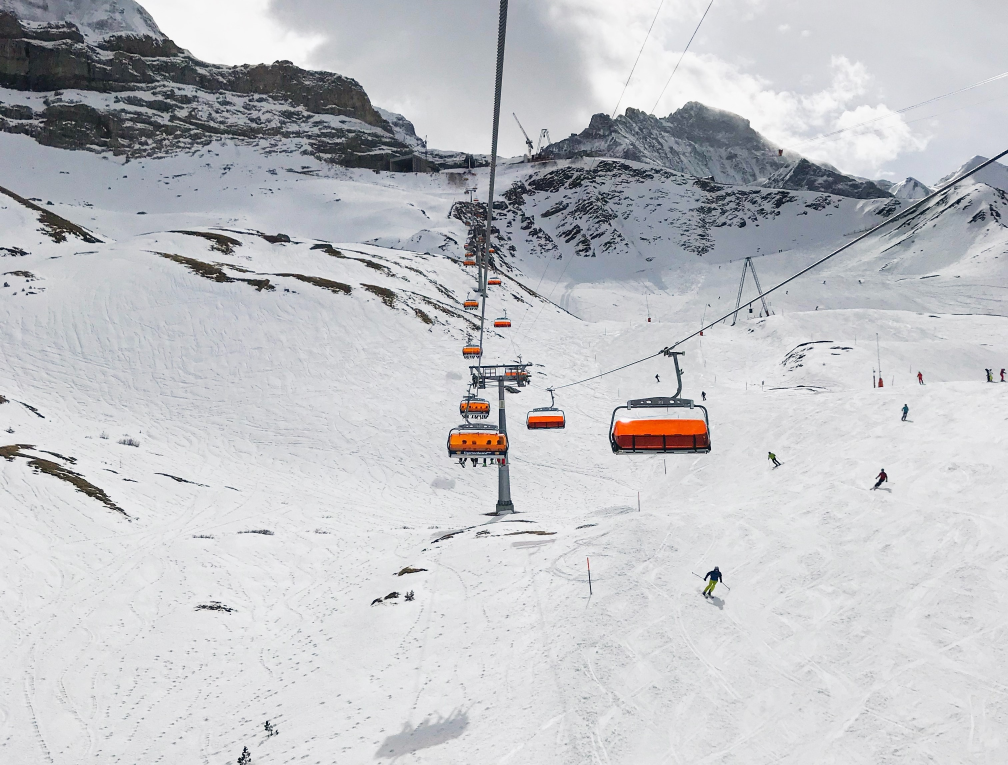
#> input picture img/captreo.jpg, 3023 x 2294 px (shown at 1/3 size)
$ python -i seam_carving.py   (imports and definitions only)
#> lines starting #> are read from the running program, lines starting #| are printed output that depends on the picture
#> further down, picture is the input picture: shape (2294, 3023, 3); mean B, G, R 198.6, 194.9, 193.7
import cv2
import imageio
import imutils
import pygame
import matplotlib.pyplot as plt
import numpy as np
from scipy import ndimage as ndi
from tqdm import tqdm
from numba import jit

REMOVAL_SEAM_COLOR = np.array([0, 0, 255])  # Color of seam when visualizing
INSERTED_SEAM_COLOR = np.array([0, 255, 0])  # Color of seam when visualizing

class SeamCarving:
    def __init__(self, img):
        self.img = img
        self.new_img = img.copy()
        self.isgray = len(img.shape) == 2
#> self.isgray = False
        self.sliders = []
        self.u_kernel = np.array([[0., 0., 0.], [0., 0., 0.], [1., 0., -1.]], dtype=np.float64)
        self.l_kernel = np.array([[0., 0., 0.], [0., 0., 1.], [0., -1., 0.]], dtype=np.float64)
        self.r_kernel = np.array([[0., 0., 0.], [1., 0., 0.], [0., -1., 0.]], dtype=np.float64)

    # [289 lines left out: functions gen_emap, calc_backward_emap, calc_forward_emap, calc_forward_diff, get_minimum_seam, remove_seam and 6 more, not called in this run]

    def get_mask(self, desc='Seam Carving'):
        """
        This function display image for user to choose areas which they want to apply mask.
        Args:
            img (np.array h.w.c): an image
        Returns:
            mask (np.array h.w): 2D mask (mask in {0, 255})
        """
#> called with desc = 'Seam Carving'
        pygame.init()

        h, w = self.img.shape[0:2]
#> h = 2294; w = 3023
        k = h / w
#> k = 0.759
        win_w = 1000
        temp_img = 0
        if self.isgray:
            temp_img = cv2.cvtColor(cv2.resize(self.img, (int(win_w), int(win_w*k))), cv2.COLOR_GRAY2RGB)
        else:
            temp_img = cv2.cvtColor(cv2.resize(self.img, (int(win_w), int(win_w*k))), cv2.COLOR_BGR2RGB)
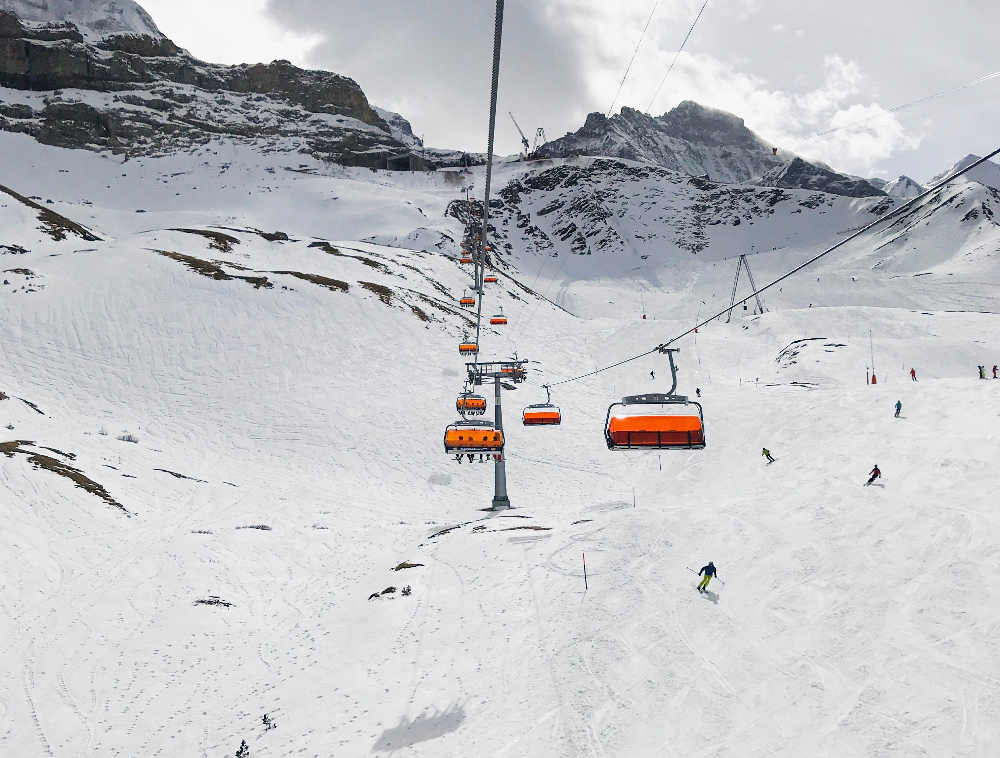
#> temp_img: shape (758, 1000, 3); mean R, G, B 193.6, 194.8, 198.5
        rotated_img = np.rot90(temp_img)
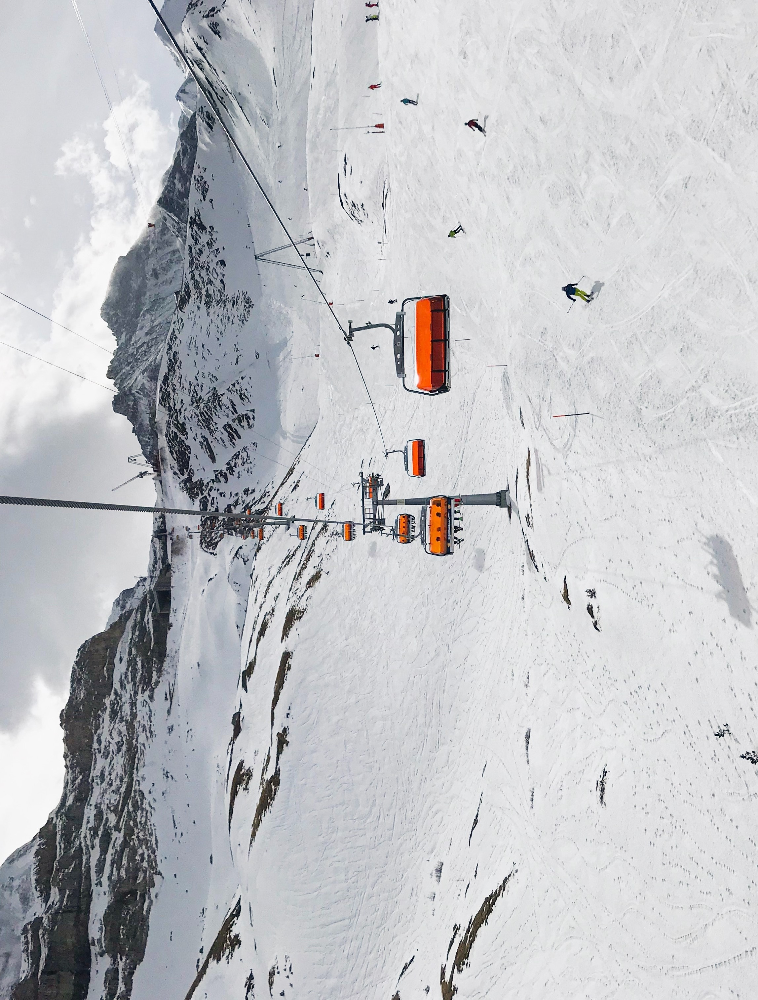
#> rotated_img: shape (1000, 758, 3); mean R, G, B 193.6, 194.8, 198.5

#> (the run stopped early here; a loop or call above may not have finished)

$ run again, on img/giadinh.jpg
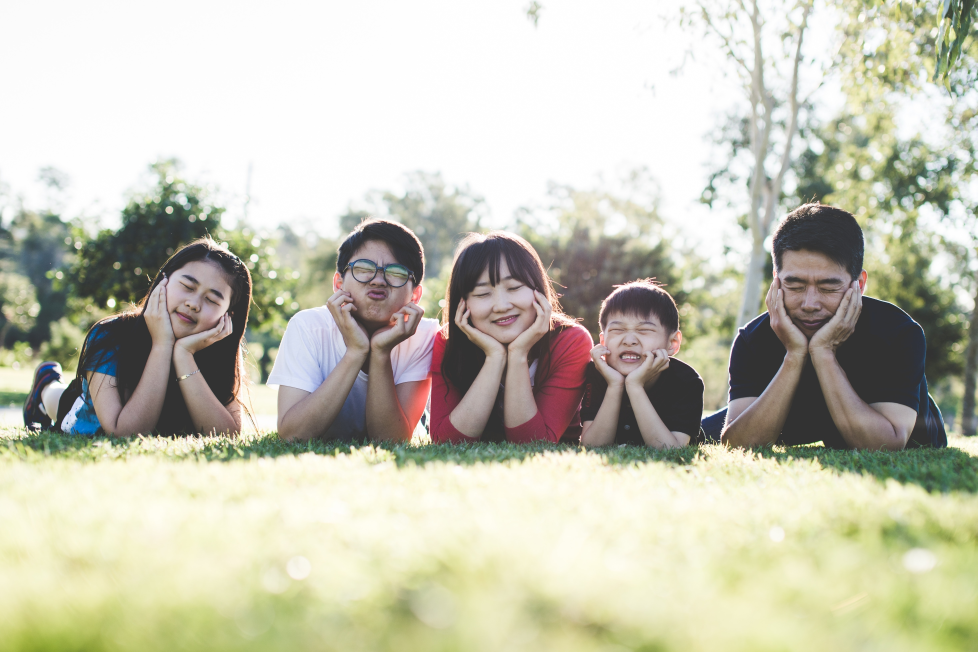
#> input picture img/giadinh.jpg, 4888 x 3259 px (shown at 1/5 size)
#> picture is the input picture: shape (3259, 4888, 3); mean B, G, R 178.7, 196, 196.9
#> in get_mask, `temp_img = cv2.cvtColor(cv2.resize(self.img, (int(win_w), int(win_w*k)..`:
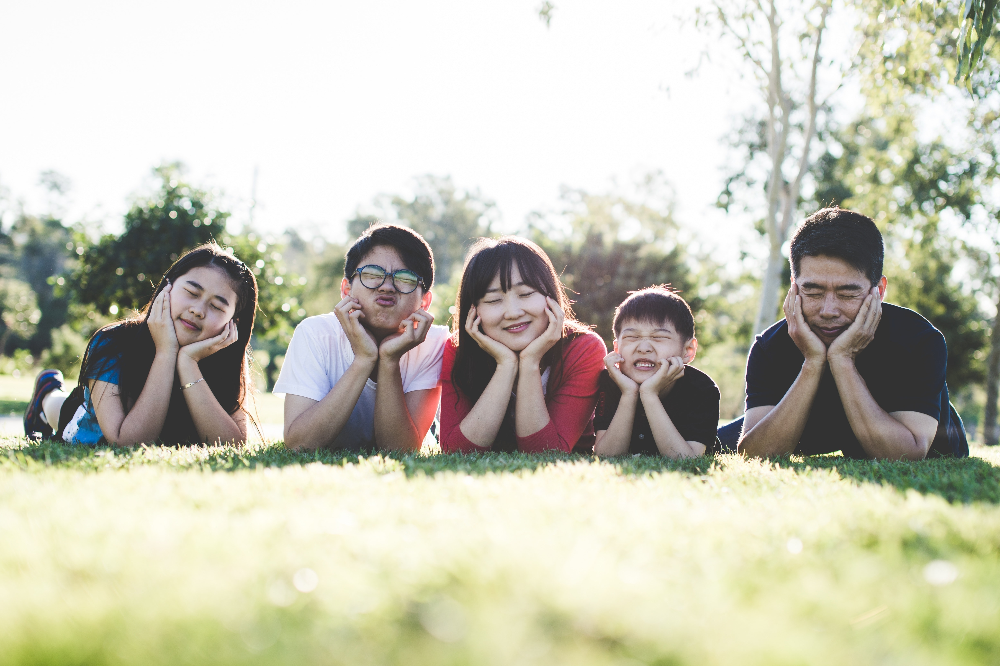
#> temp_img: shape (666, 1000, 3); mean R, G, B 196.9, 196, 178.6
#> in get_mask, `rotated_img = np.rot90(temp_img)`:
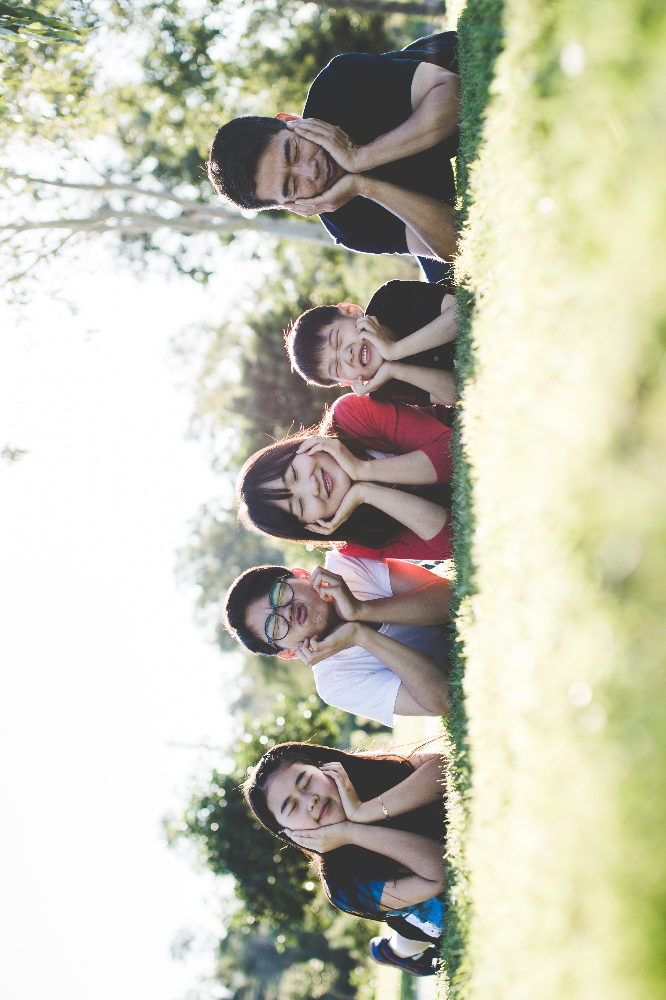
#> rotated_img: shape (1000, 666, 3); mean R, G, B 196.9, 196, 178.6
